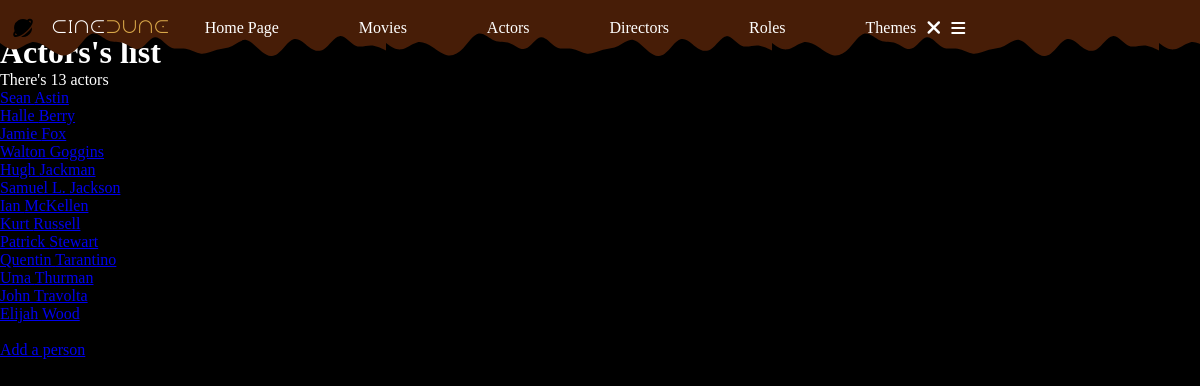
The page /index.php?action=listActors on the database as committed earlier.
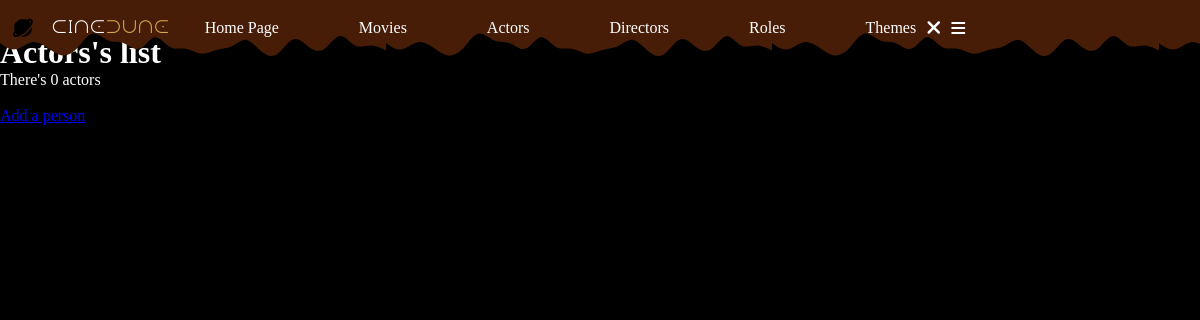
The same page on the database as committed later.
### tables this page shows
CREATE TABLE IF NOT EXISTS `actor` (
  `idActor` int NOT NULL AUTO_INCREMENT,
  `idPerson` int NOT NULL,
  PRIMARY KEY (`idActor`),
  KEY `idPerson` (`idPerson`),
  CONSTRAINT `FK1_actor_person` FOREIGN KEY (`idPerson`) REFERENCES `person` (`idPerson`)
);

CREATE TABLE IF NOT EXISTS `person` (
  `idPerson` int NOT NULL AUTO_INCREMENT,
  `firstname` char(255) NOT NULL,
  `surname` char(255) NOT NULL,
  `sex` char(10) NOT NULL,
  `birthdate` date NOT NULL,
  `picture` varchar(255) NOT NULL,
  PRIMARY KEY (`idPerson`)
);

### controller/PersonController.php (called while the page is built, shortened)
<?php
class PersonController
{
    public function listActors()
    {
        $pdo = Connect::toLogIn();
        $requestActors = $pdo->query("
                SELECT person.idPerson, actor.idActor, person.firstname, person.surname, person.sex, person.birthdate
                FROM actor
                INNER JOIN person ON actor.idPerson = person.idPerson
                ORDER BY surname
            ");
        require "view/actors/listActors.php";
    }
}

### view/actors/listActors.php (the view, shortened to what this page needs)
<?php ob_start();
$actors = $requestActors->fetchAll();
?>
<h1>Actors's list</h1>
<p>There's <?= $requestActors->rowCount() ?> actors</p>
<?php
foreach ($actors as $actor) {
?>
    <a href="index.php?action=personsDetails&id=<?= $actor["idPerson"] ?>"><?= $actor["firstname"] . " " . $actor["surname"] . "<br>" ?></a>
<?php
}
?>
<br>
<a href="index.php?action=addPerson">Add a person</a>
<?php
require "view/template.php";

Rows that differ between the two databases and show on the page:
removed actor: idPerson.firstname "Sean", idPerson.surname "Astin"
removed actor: idPerson.firstname "Halle", idPerson.surname "Berry"
removed actor: idPerson.firstname "Jamie", idPerson.surname "Fox"
removed actor: idPerson.firstname "Walton", idPerson.surname "Goggins"
removed actor: idPerson.firstname "Hugh", idPerson.surname "Jackman"
removed actor: idPerson.firstname "Samuel L.", idPerson.surname "Jackson"
removed actor: idPerson.firstname "Ian", idPerson.surname "McKellen"
removed actor: idPerson.firstname "Kurt", idPerson.surname "Russell"
removed actor: idPerson.firstname "Patrick", idPerson.surname "Stewart"
removed actor: idPerson.firstname "Quentin", idPerson.surname "Tarantino"
removed actor: idPerson.firstname "Uma", idPerson.surname "Thurman"
removed actor: idPerson.firstname "John", idPerson.surname "Travolta"
removed actor: idPerson.firstname "Elijah", idPerson.surname "Wood"
Other text that changed with them:
$requestActors->rowCount(): "13" → "0"
